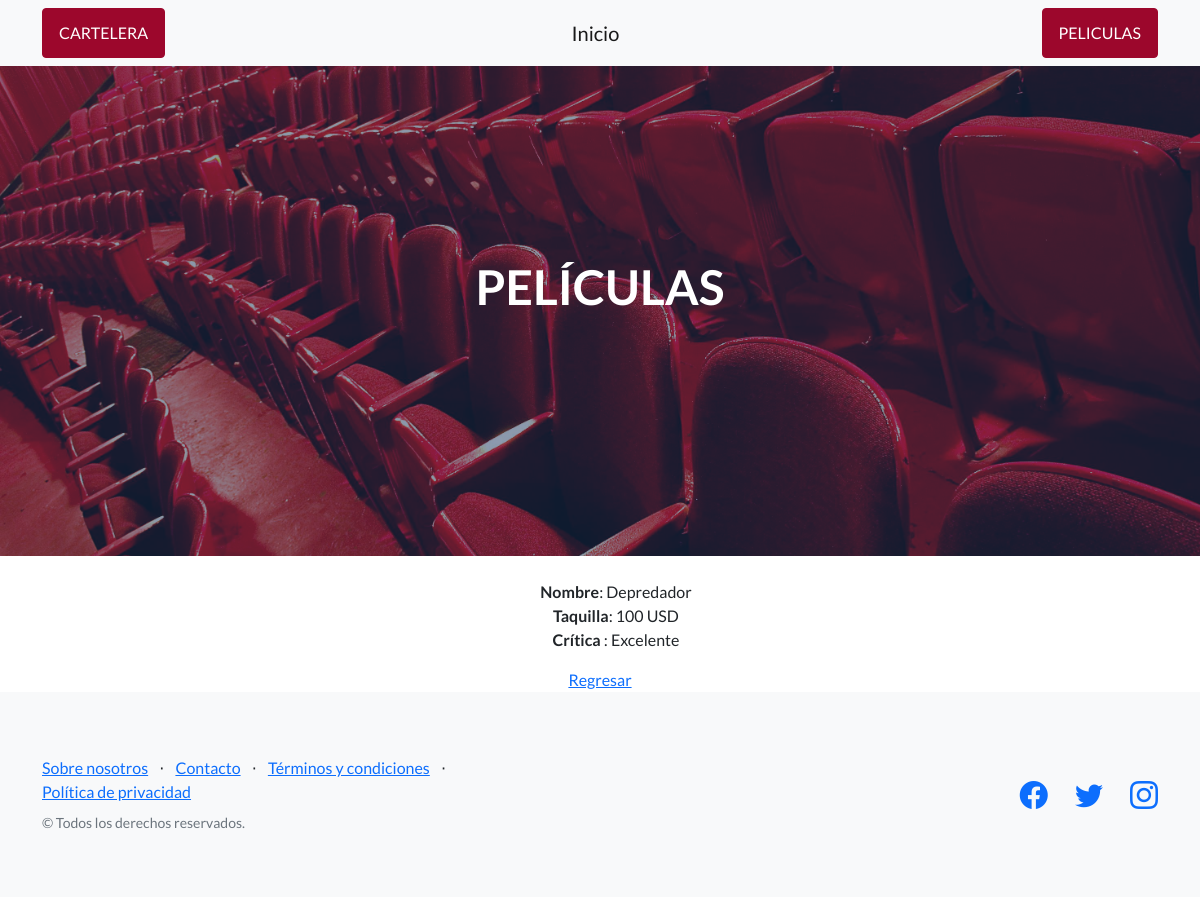
Screenshot of /AppPeliculas/accion/ver/1 with the database file from the repository.
### AppPeliculas/models.py (models this page shows)
class Accion(models.Model):
    mas_vistas = models.CharField(max_length=40)
    taquilla = models.IntegerField()
    critica_peliculas = models.CharField(max_length=40)

### AppPeliculas/views.py (the view)
# urls.py: path('accion/ver/<pk>', views.AccionDetail.as_view(),name='aver'),
class AccionDetail(DetailView):
    model = Accion
    template_name="AppPeliculas/accion_detail.html"

### AppPeliculas/templates/AppPeliculas/accion_detail.html
{% extends 'AppPeliculas/padre.html' %}
{%load static%}
{% block contenidoquecambia %}
<br>
<center>
    <ul>
        <b>Nombre</b>: {{accion.mas_vistas}}
        <br>
        <b>Taquilla</b>: {{accion.taquilla}} USD
        <br>
        <b>Crítica</b> : {{accion.critica_peliculas}}
    </ul>
<a href="{%url 'alist'%}">Regresar</a>
 {% endblock %}

### rows the page displays
Accion: mas_vistas "Depredador", taquilla "100", critica_peliculas "Excelente"
